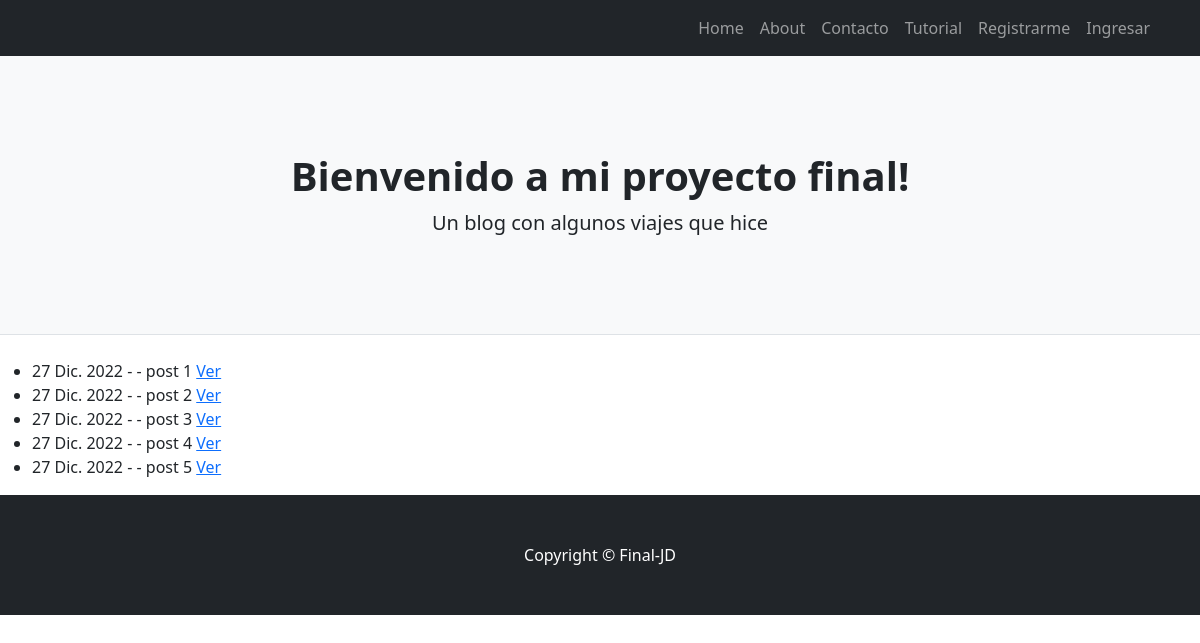
Page /proyecto-final/listar/ on the earlier database version.
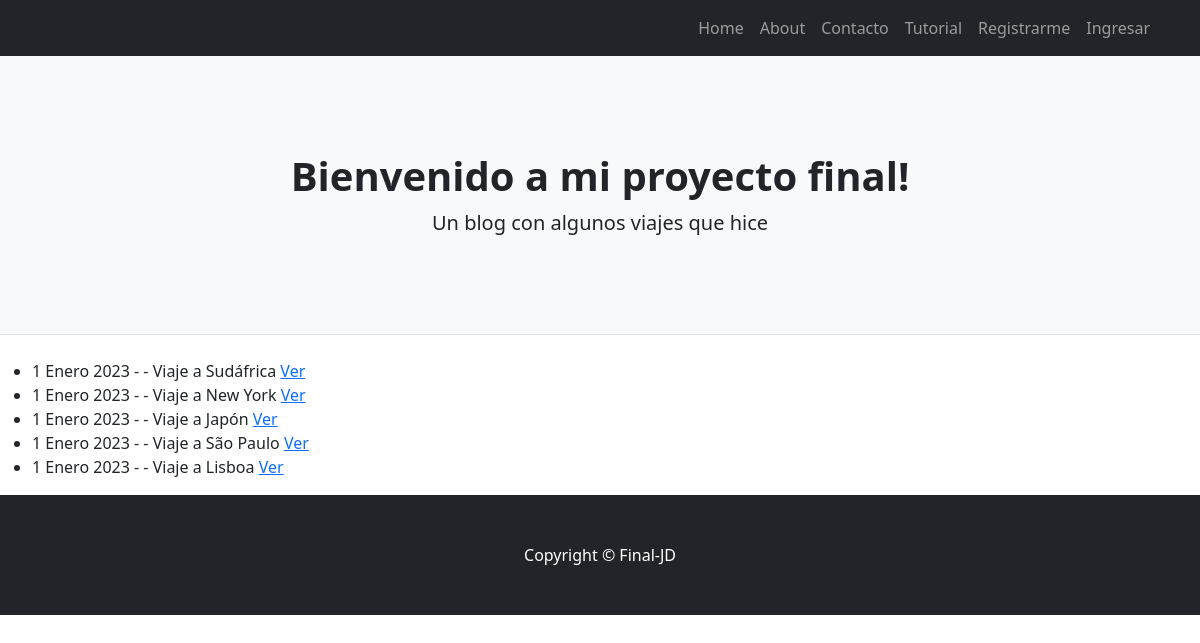
Same page on the later database version.
### proyecto_final/models.py (models this page shows)
class Post(models.Model):
    titulo= models.CharField(max_length=100)
    subtitulo= models.CharField(max_length=100)
    texto= models.TextField(max_length=3000)
    publicado_el= models.DateField()
    imagen= models.ImageField(upload_to="posteos", null="True", blank="True")

### proyecto_final/views.py (the view)
# urls.py: path('proyecto-final/listar/', PostListar.as_view(), name="proyecto-final-listar"),
class PostListar(ListView):
    model= Post

### proyecto_final/templates/proyecto_final/post_list.html (shortened to what this page needs)
{% extends 'proyecto_final/base.html' %}
{% block contenido %}
<ul>
{% for post in object_list %}
    <li>
        {{post.publicado_el}} - - {{post.titulo}}
        <a href="{% url 'proyecto-final-detalle' post.id %}">Ver</a>
    </li>
{% endfor %}
</ul>
{% endblock %}

### proyecto_final/templates/proyecto_final/base.html (shortened to what this page needs)
<!DOCTYPE html>
<html lang="en">
    <head>
        {% load static %}
        <link href="{% static 'proyecto_final/css/styles.css' %}" rel="stylesheet" />
    </head>
    <body>
        <nav class="navbar navbar-expand-lg navbar-dark bg-dark">
            <div class="container">
                <div class="collapse navbar-collapse" id="navbarSupportedContent">
                    <ul class="navbar-nav ms-auto mb-2 mb-lg-0">
                        <li class="nav-item"><a class="nav-link" href="{% url 'proyecto-final-index' %}">Home</a></li>
                        <li class="nav-item"><a class="nav-link" href="{% url 'proyecto-final-about' %}">About</a></li>
                        <li class="nav-item"><a class="nav-link" href="{% url 'proyecto-final-mensaje-crear' %}">Contacto</a></li>
                        <li class="nav-item"><a class="nav-link" target="_blank" aria-current="page" href="https://youtu.be/G4mFlGOvRD0">Tutorial</a></li>
                        {% if user.is_authenticated %}
                            <li class="nav-item"><a class="nav-link" href="{% url 'proyecto-final-listar' %}">Lista</a></li>
                            <li class="nav-item"><a class="nav-link" href="{% url 'proyecto-final-logout' %}">Salir</a></li>
                        {% else %}
                            <li class="nav-item"><a class="nav-link" href="{% url 'proyecto-final-signup' %}">Registrarme</a></li>
                            <li class="nav-item"><a class="nav-link" href="{% url 'proyecto-final-login' %}">Ingresar</a></li>
                        {% endif %}
                    </ul>
                </div>
            </div>
        </nav>
        <header class="py-5 bg-light border-bottom mb-4">
            <div class="container">
                <div class="text-center my-5">
                    <h1 class="fw-bolder">Bienvenido a mi proyecto final!</h1>
                    <p class="lead mb-0">Un blog con algunos viajes que hice</p>
                </div>
            </div>
        </header>
        {% block contenido %} {% endblock %}
        <footer class="py-5 bg-dark">
            <div class="container"><p class="m-0 text-center text-white">Copyright &copy; Final-JD</p></div>
        </footer>
    </body>
</html>

Differences in the rows shown:
removed Post: publicado_el "27 Dic. 2022", titulo "post 1"
removed Post: publicado_el "27 Dic. 2022", titulo "post 2"
removed Post: publicado_el "27 Dic. 2022", titulo "post 3"
removed Post: publicado_el "27 Dic. 2022", titulo "post 4"
removed Post: publicado_el "27 Dic. 2022", titulo "post 5"
added Post: publicado_el "1 Enero 2023", titulo "Viaje a Sudáfrica"
added Post: publicado_el "1 Enero 2023", titulo "Viaje a New York"
added Post: publicado_el "1 Enero 2023", titulo "Viaje a Japón"
added Post: publicado_el "1 Enero 2023", titulo "Viaje a São Paulo"
added Post: publicado_el "1 Enero 2023", titulo "Viaje a Lisboa"
